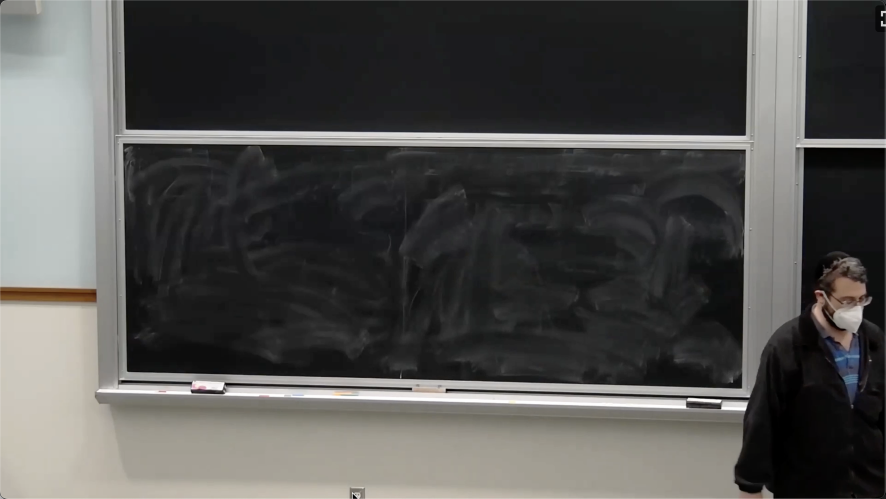
#> input picture image_process/images/img2.jpg, 2656 x 1496 px (shown at 1/3 size)
$ python -i formatImg.py   (imports and definitions only)
#> lines starting #> are read from the running program, lines starting #| are printed output that depends on the picture; after the words box and inside, x2 and y2 are one past the last pixel; in counts of white or black regions, pixels touching at a corner belong together
#> further down, picture is the input picture: shape (1496, 2656, 3); mean B, G, R 78.6, 80.6, 81.2
from skimage.filters import threshold_local
import math
import cv2
import imutils
import scipy.spatial.distance
import numpy as np


# [79 lines left out: function ImgtoNote, not called in this run]


def findcoordinates(image):
    # load the image and compute the ratio of the old height
    # to the new height, clone it, and resize it
    ratio = image.shape[0] / 500.0
#> ratio = 2.99
    image = imutils.resize(image, height=500)
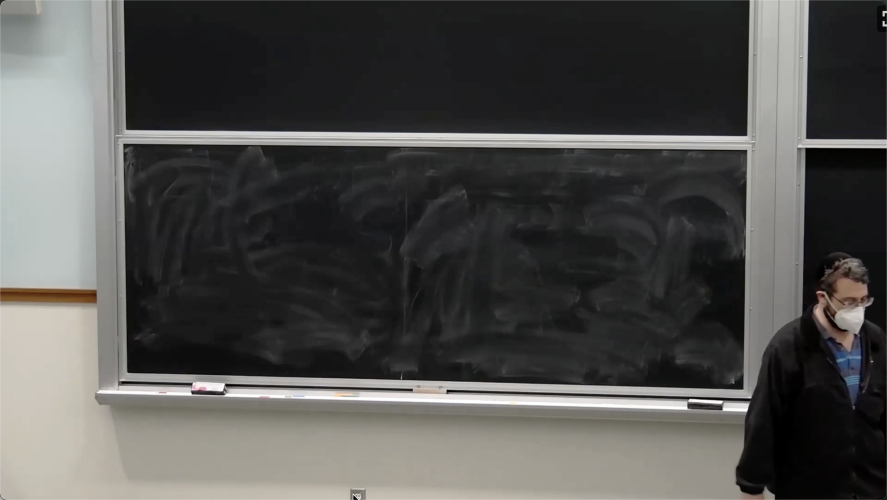
#> image: shape (500, 887, 3); mean of channels 0, 1, 2 78.6, 80.6, 81.2; drawn as B, G, R
    # convert the image to grayscale, blur it, and find edges
    # in the image
    gray = cv2.cvtColor(image, cv2.COLOR_BGR2GRAY)
    gray = cv2.GaussianBlur(gray, (5, 5), 0)
    edged = cv2.Canny(gray, 50, 200)
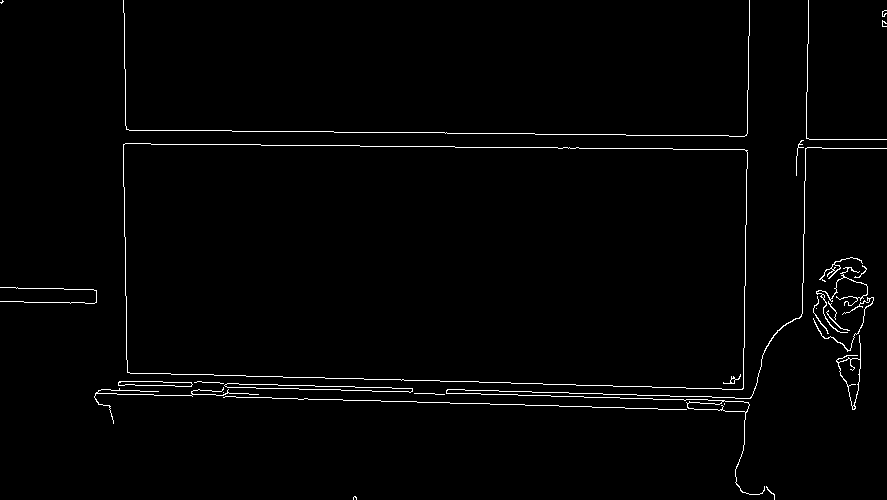
#> edged: shape (500, 887); 1.5% white in thin lines or dots
    # show the original image and the edge detected image
    print("STEP 1: Edge Detection")
    # [7 lines of commented-out code are left out]
    cnts = cv2.findContours(edged.copy(), cv2.RETR_LIST, cv2.CHAIN_APPROX_SIMPLE)
#> cnts = 38 contours, 23 with area under 20; largest, box (x1, y1, x2, y2) and area: (123, 143, 748, 390) 145282, (123, 143, 748, 390) 145278, (224, 383, 413, 393) 646, (224, 383, 413, 393) 646, (836, 335, 861, 410) 630
    cnts = imutils.grab_contours(cnts)
    cnts = sorted(cnts, key=cv2.contourArea, reverse=True)[:5]
#> cnts = 5 contours; box (x1, y1, x2, y2) and area: (123, 143, 748, 390) 145282, (123, 143, 748, 390) 145278, (224, 383, 413, 393) 646, (224, 383, 413, 393) 646, (836, 335, 861, 410) 630
    # loop over the contours
    for c in cnts:
        # approximate the contour
        peri = cv2.arcLength(c, True)
        approx = cv2.approxPolyDP(c, 0.02 * peri, True)
        # if our approximated contour has four points, then we
        # can assume that we have found our screen
        if len(approx) == 4:
            screenCnt = approx
            # [4 lines of commented-out code are left out]
            return screenCnt * ratio
#> this loop made 1 pass
#> (peri, screenCnt) on pass 1: (1724.2, [[123, 144], [127, 372], [743, 388], [747, 150]])
    # show the contour (outline) of the piece of paper
    print("STEP 2: Find contours of paper")
    return []


# [53 lines left out: functions order_points, four_point_transform, not called in this run]

>>> import cv2
>>> picture = cv2.imread('images/img2.jpg')
>>> result = findcoordinates(picture)
#> result = [[368, 430.8], [380, 1113], [2223.1, 1160.9], [2235, 448.8]]

$ run again, on image_process/images/img5.jpg
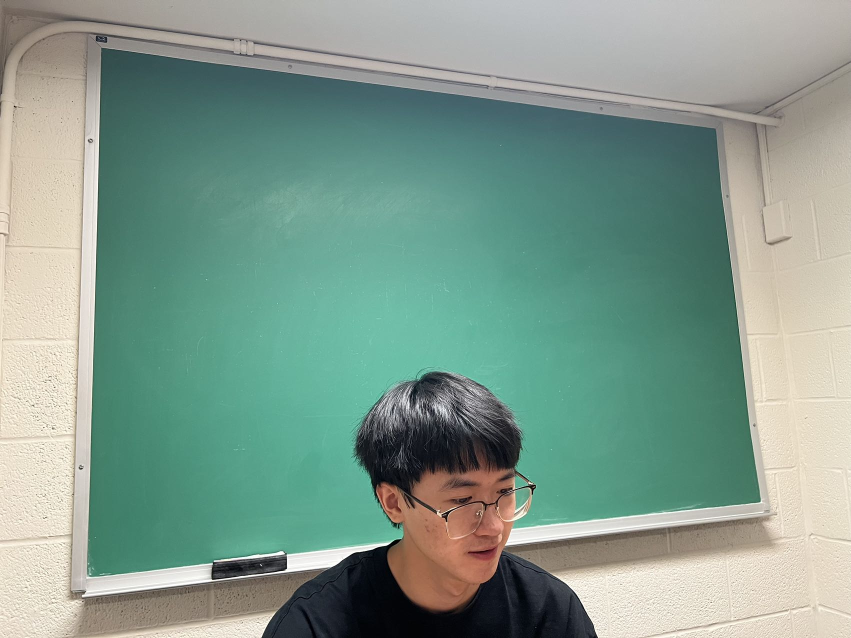
#> input picture image_process/images/img5.jpg, 1702 x 1276 px (shown at 1/2 size)
#> picture is the input picture: shape (1276, 1702, 3); mean B, G, R 141.9, 154.9, 129.8
#> in findcoordinates, `gray = cv2.cvtColor(image, cv2.COLOR_BGR2GRAY)`:
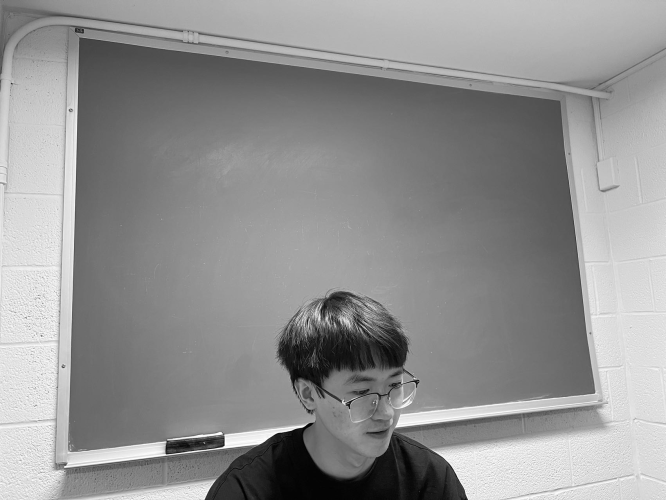
#> gray: shape (500, 666); min 1, max 255, mean 145.9
#> in findcoordinates, `edged = cv2.Canny(gray, 50, 200)`:
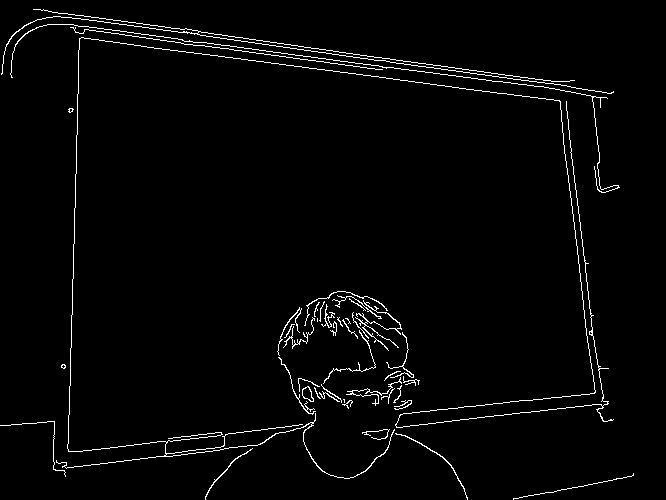
#> edged: shape (500, 666); 2.3% white in thin lines or dots
#> in findcoordinates, `cnts = cv2.findContours(edged.copy(), cv2.RETR_LIST, cv2.CHAIN_APPROX_..`: cnts = 47 contours, 32 with area under 20; largest, box (x1, y1, x2, y2) and area: (56, 37, 614, 479) 120, (302, 386, 314, 402) 106, (302, 386, 314, 402) 94, (355, 300, 402, 351) 70, (395, 433, 468, 500) 46
#> in findcoordinates, `cnts = sorted(cnts, key=cv2.contourArea, reverse=True)[:5]`: cnts = 5 contours; box (x1, y1, x2, y2) and area: (56, 37, 614, 479) 120, (302, 386, 314, 402) 106, (302, 386, 314, 402) 94, (355, 300, 402, 351) 70, (395, 433, 468, 500) 46
#> the loop in findcoordinates, `for c in cnts:` made 5 passes
#> (peri, screenCnt) on pass 5: (219.2, [[395, 433], [441, 456], [467, 499], [442, 456]])
#> result = [[1008, 1105], [1125.4, 1163.7], [1191.8, 1273.4], [1128, 1163.7]]

$ run again, on image_process/images/img6.jpg
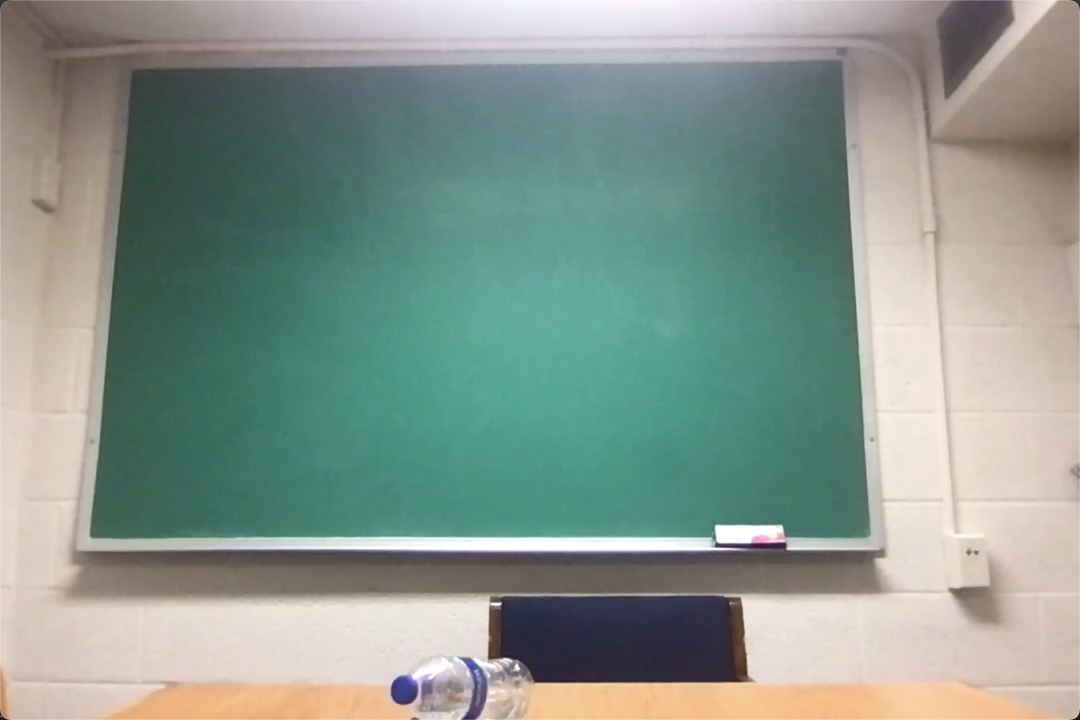
#> input picture image_process/images/img6.jpg, 2160 x 1440 px (shown at 1/2 size)
#> picture is the input picture: shape (1440, 2160, 3); mean B, G, R 142.2, 151.6, 137
#> in findcoordinates, `gray = cv2.cvtColor(image, cv2.COLOR_BGR2GRAY)`:
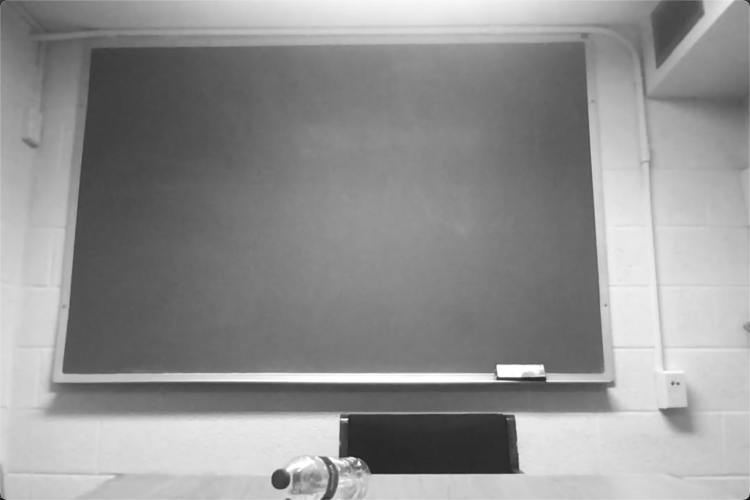
#> gray: shape (500, 750); min 26, max 255, mean 146.2
#> in findcoordinates, `edged = cv2.Canny(gray, 50, 200)`:
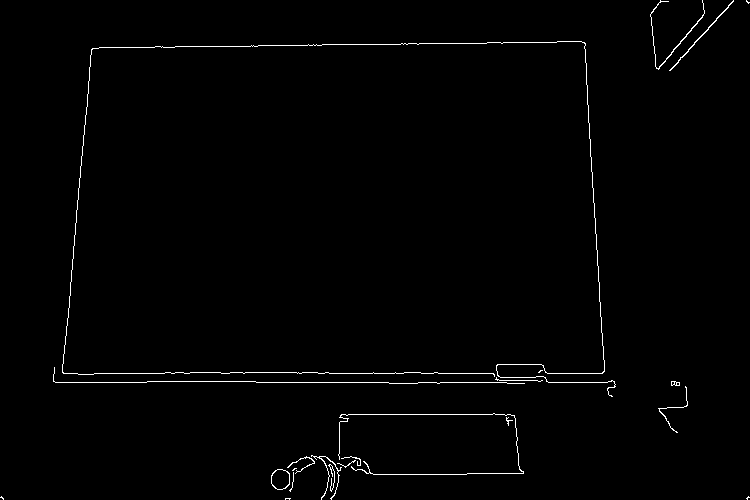
#> edged: shape (500, 750); 1% white in thin lines or dots
#> in findcoordinates, `cnts = cv2.findContours(edged.copy(), cv2.RETR_LIST, cv2.CHAIN_APPROX_..`: cnts = 27 contours, 20 with area under 20; largest, box (x1, y1, x2, y2) and area: (271, 469, 290, 490) 304, (271, 469, 290, 490) 290, (669, 0, 734, 71) 62, (650, 0, 705, 70) 52, (311, 455, 342, 500) 30, (671, 381, 680, 386) 26, (338, 413, 524, 475) 20
#> in findcoordinates, `cnts = sorted(cnts, key=cv2.contourArea, reverse=True)[:5]`: cnts = 5 contours; box (x1, y1, x2, y2) and area: (271, 469, 290, 490) 304, (271, 469, 290, 490) 290, (669, 0, 734, 71) 62, (650, 0, 705, 70) 52, (311, 455, 342, 500) 30
#> the loop in findcoordinates, `for c in cnts:` made 5 passes
#> peri on passes 1, 2, 4, 5: 64.87, 62.53, 345.3, 255.8
#> result = []
